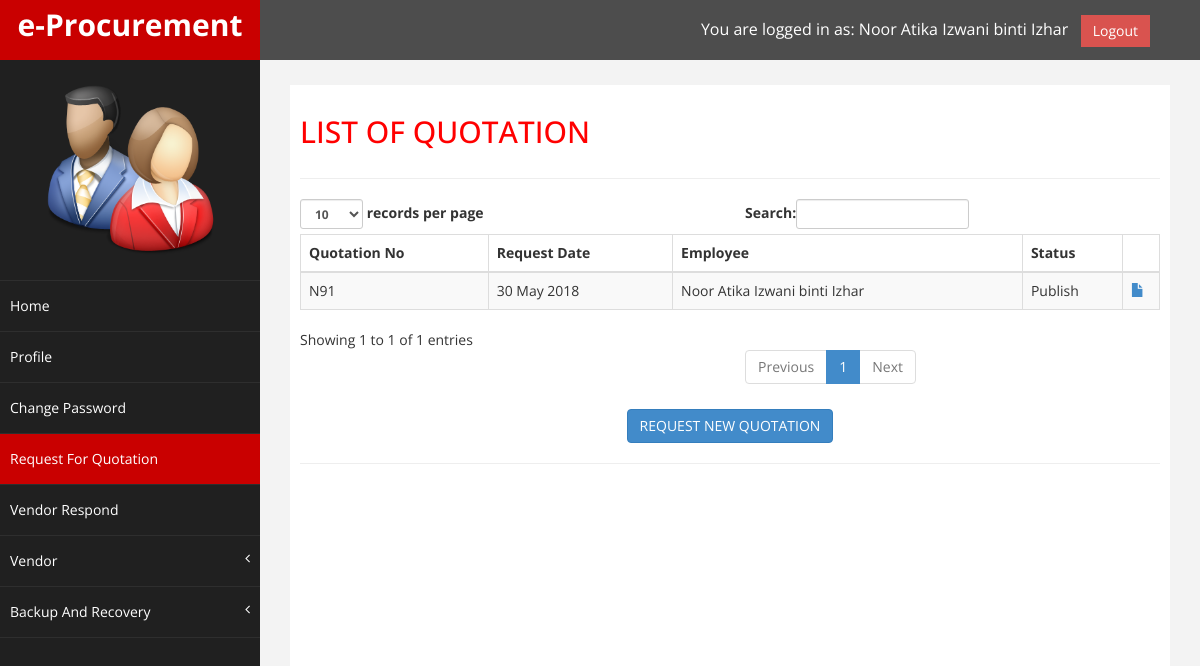
Page /Staff/S_List_Of_RFQ.php (signed in) on the committed database.
### tables this page shows
CREATE TABLE `staff` (
  `StaffID` varchar(10) NOT NULL DEFAULT '0',
  `StaffUsername` varchar(255) NOT NULL,
  `StaffPassword` varchar(255) NOT NULL,
  `StaffName` varchar(255) NOT NULL,
  `StaffOfficeNo` varchar(15) DEFAULT NULL,
  `StaffPhoneNo` varchar(15) DEFAULT NULL,
  `roleID` int(11) NOT NULL DEFAULT '1',
  `StaffEmail` varchar(255) DEFAULT NULL,
  PRIMARY KEY (`StaffID`)
);

CREATE TABLE `rfq` (
  `RFQ_No` varchar(10) NOT NULL,
  `RFQStartDate` date NOT NULL,
  `RFQEndDate` date NOT NULL,
  `RFQStatus` varchar(15) NOT NULL,
  `StaffID` varchar(15) DEFAULT NULL,
  PRIMARY KEY (`RFQ_No`),
  KEY `StaffID` (`StaffID`),
  CONSTRAINT `rfq_ibfk_1` FOREIGN KEY (`StaffID`) REFERENCES `staff` (`StaffID`)
);

### Staff/S_List_Of_RFQ.php (the view, shortened to what this page needs)
<?php
	require_once("../connection.php");
	if(!isset($_SESSION["StaffID"]) && empty($_SESSION["StaffID"] ))
	{
		header("location:../index.php");
		exit;
	}
 else
	 $StaffID = $_SESSION["StaffID"];
?>
<!DOCTYPE html>
<html xmlns="http://www.w3.org/1999/xhtml">
<head>
    <link href="../assets/css/bootstrap.css" rel="stylesheet" />
    <link href="../assets/css/font-awesome.css" rel="stylesheet" />
    <link href="../assets/css/custom.css" rel="stylesheet" />
</head>
<body>
    <div id="wrapper">
        <nav class="navbar navbar-default navbar-cls-top " role="navigation" style="margin-bottom: 0">
            <div class="navbar-header">
                <a class="navbar-brand" href="../S_Home.php">e-Procurement</a>
            </div>
			<div style="color: white; padding: 15px 50px 5px 50px; float: right; font-size: 16px;">
			<?php
					$sql_displaysession = "SELECT * FROM staff WHERE StaffID='".$_SESSION['StaffID']."' ";
					$ds_displaysession =mysqli_query($DBConn,$sql_displaysession)or die (mysqli_error());
					$row=mysqli_fetch_assoc($ds_displaysession);
			?>
			You are logged in as: <?php echo $row['StaffName'];?> &nbsp; <a href="../logout.php" class="btn btn-danger square-btn-adjust" onClick="return confirm ('Are you sure to logout?');">Logout</a>
			</div>
        </nav>
        <nav class="navbar-default navbar-side" role="navigation">
            <div class="sidebar-collapse">
                <ul class="nav" id="main-menu">
					<li class="text-center">
						<img src="../Image/user.png" class="user-image img-responsive"/>
					</li>
                    <li>
                        <a href="S_Home.php"> Home</a>
                    </li>
                    <li>
                        <a href="S_Manage_Account.php"> Profile</a>
                    </li>
					<li>
                        <a class="" href="S_Manage_Password.php"> Change Password</a>
                    </li>
					<li>
                        <a class="active-menu" href="S_List_Of_RFQ.php"> Request For Quotation</a>
                    </li>
					<li>
                        <a href="S_Vendor_Respond.php"> Vendor Respond</a>
                    </li>
                    <li>
                        <a href="#"> Vendor<span class="fa arrow"></span></a>
                    </li>
					<li>
						<a href="#"> Backup And Recovery<span class="fa arrow"></span></a>
                    </li>
                </ul>
            </div>
        </nav>
        <div id="page-wrapper" >
            <div id="page-inner">
                <div class="row">
                   <form action='' method='post'>
                    <div class="col-md-12">
						<h2> LIST OF QUOTATION </h2>
                    </div>
                </div>
                <hr />
				<div class="row">
                    			<div class="col-md-12">
						<table class="table table-striped table-bordered table-hover" id="dataTables-example">
						<thead>
							<tr>
								<th>Quotation No</th>
								<th>Request Date</th>
								<th>Employee</th>
								<th>Status</th>
								<th></th>
							</tr>
						</thead>
						<tbody>
						 <?php
							$row = mysqli_query($DBConn,"SELECT * FROM rfq r, staff s WHERE s.StaffID=r.StaffID AND s.StaffID='$StaffID' ORDER BY RFQ_No");
       							while ($data = mysqli_fetch_array($row))
{
								echo "<tr>";
								echo "<td>".$data['RFQ_No']."</td>";
								echo "<td>".date('d F Y', strtotime($data['RFQEndDate']))."</td>";
								echo "<td>".$data['StaffName']."</td>";
								echo "<td>".$data['RFQStatus']."</td>";
								echo "<td>";
								echo "<a href='S_Quotation_Detail.php?RFQ_No=".$data['RFQ_No']."' data-toggle='tooltip' data-placement='bottom' title='VIEW'><span class='glyphicon glyphicon-file'></span></a>";
								echo "</td>";
								echo "</tr>";
}
						?>
						</tbody>
						</table>
                    </div>
                </div>
				<div class="row">
                                 <div class="col-md-12" align='center'>
						<a href='S_Quotation_Add.php' class="btn btn-primary btn-md"> REQUEST NEW QUOTATION </a>
                                </div>
                             </div>
                        <hr />
	      </div>
        </div>
    </div>
</body>
</html>

### assets/css/custom.css (style rules this page uses)
body { font-family: 'Open Sans', sans-serif; }
#wrapper { width: 100%; background:#202020; }
#page-wrapper { padding: 15px 15px; min-height: 600px; background:#F3F3F3; }
#page-inner { width:100%; margin:10px 20px 10px 0px; background-color:#fff!important; padding:10px; min-height:1200px; }
.text-center { text-align:center; }
h2 { color: #f00; }
.square-btn-adjust { border: 0px solid transparent; -webkit-border-radius: 0px; -moz-border-radius: 0px; border-radius: 0px; }
.user-image { margin: 25px auto; -webkit-border-radius: 10px; -moz-border-radius: 10px; border-radius: 10px; max-height:170px; max-width:170px; }
.navbar-cls-top .navbar-brand { color: #fff; background: #C90000; width: 260px; text-align: center; height: 60px; font-size: 30px; font-weight: 700; }
.active-menu { background-color:#C90000!important; }
.arrow { float: right; }
.fa.arrow:before { content: "\f104"; }
.sidebar-collapse , .sidebar-collapse .nav { background:none; }
.sidebar-collapse .nav { padding:0; }
.sidebar-collapse .nav > li > a { color:#fff; background:#202020; text-shadow:none; }
.sidebar-collapse > .nav > li > a { padding:15px 10px; }
.sidebar-collapse > .nav > li { border-bottom: 1px solid rgba(107, 108, 109, 0.19); }
.navbar-side { border:none; background-color: #202020; }
.navbar-cls-top { background:#4D4D4D; border-bottom:none; }
.navbar-default { border:0px solid black; }
.navbar-header { background: #A70303; }
@media (min-width:768px) { #page-wrapper { margin: 0 0 0 260px; padding: 15px 30px; min-height: 1200px; } }
@media (min-width:768px) { .navbar-side { z-index: 1; position: absolute; width: 260px; } }
@media (min-width:768px) { .navbar { border-radius: 0px; } }

### rows in the picture
staff: StaffName "Noor Atika Izwani binti Izhar"
rfq: RFQ_No "N91", RFQEndDate "30 May 2018", StaffID.StaffName "Noor Atika Izwani binti Izhar", RFQStatus "Publish"
